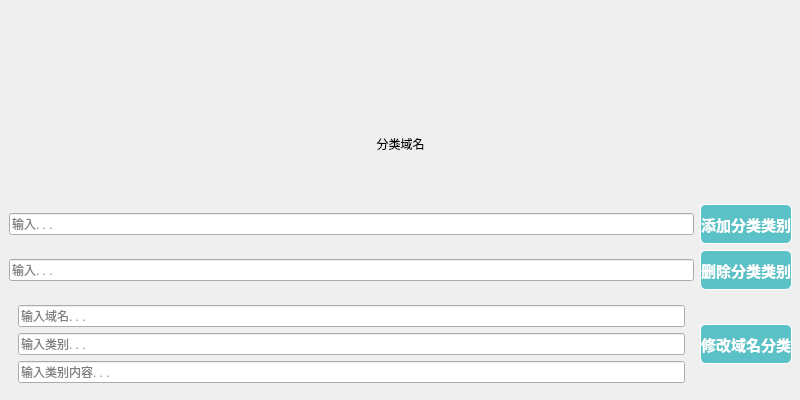
<?xml version="1.0" encoding="UTF-8"?>
<ui version="4.0">
 <class>categorizedialog</class>
 <widget class="QDialog" name="categorizedialog">
  <property name="geometry">
   <rect>
    <x>0</x>
    <y>0</y>
    <width>800</width>
    <height>400</height>
   </rect>
  </property>
  <property name="minimumSize">
   <size>
    <width>800</width>
    <height>400</height>
   </size>
  </property>
  <property name="maximumSize">
   <size>
    <width>800</width>
    <height>400</height>
   </size>
  </property>
  <property name="windowTitle">
   <string>Dialog</string>
  </property>
  <property name="windowIcon">
   <iconset resource="resource.qrc">
    <normaloff>:/images/categorize.png</normaloff>:/images/categorize.png</iconset>
  </property>
  <widget class="QWidget" name="widget" native="true">
   <property name="geometry">
    <rect>
     <x>0</x>
     <y>0</y>
     <width>801</width>
     <height>401</height>
    </rect>
   </property>
   <property name="styleSheet">
    <string notr="true">QWidget#widget
{
	background-image: url(:/images/loginbackground.jpeg);
}</string>
   </property>
   <layout class="QVBoxLayout" name="verticalLayout">
    <item>
     <widget class="Scroll" name="tips" native="true"/>
    </item>
    <item>
     <widget class="QLabel" name="label_25">
      <property name="styleSheet">
       <string notr="true">font: 700 24pt &quot;Microsoft YaHei UI&quot;;</string>
      </property>
      <property name="text">
       <string>分类域名</string>
      </property>
      <property name="alignment">
       <set>Qt::AlignCenter</set>
      </property>
     </widget>
    </item>
    <item>
     <widget class="QWidget" name="widget_2" native="true">
      <layout class="QGridLayout" name="gridLayout">
       <item row="1" column="2">
        <widget class="QPushButton" name="deleteButton">
         <property name="minimumSize">
          <size>
           <width>82</width>
           <height>40</height>
          </size>
         </property>
         <property name="cursor">
          <cursorShape>PointingHandCursor</cursorShape>
         </property>
         <property name="styleSheet">
          <string notr="true">QPushButton {
	border: 0.5px solid white;
	border-radius: 6px;
	background-color: rgb(90, 194, 198);
	min-width: 80px;
	font-family: &quot;Times New Roman&quot;;
	font-size: 11pt;
	font-weight: bold;
	color: white;
}

QPushButton:hover {
	border: 0.5px solid white;
	border-radius: 6px;
	background-color: #1fab89;
	min-width: 80px;
	font-family: &quot;Times New Roman&quot;;
	font-size: 10pt;
	font-weight: bold;
	color: white;
}</string>
         </property>
         <property name="text">
          <string>删除分类类别</string>
         </property>
        </widget>
       </item>
       <item row="1" column="1">
        <widget class="QtMaterialAutoComplete" name="deleteLineEdit">
         <property name="echoMode">
          <enum>QLineEdit::Normal</enum>
         </property>
         <property name="placeholderText">
          <string>输入. . .</string>
         </property>
        </widget>
       </item>
       <item row="0" column="2">
        <widget class="QPushButton" name="addButton">
         <property name="minimumSize">
          <size>
           <width>82</width>
           <height>40</height>
          </size>
         </property>
         <property name="cursor">
          <cursorShape>PointingHandCursor</cursorShape>
         </property>
         <property name="styleSheet">
          <string notr="true">QPushButton {
	border: 0.5px solid white;
	border-radius: 6px;
	background-color: rgb(90, 194, 198);
	min-width: 80px;
	font-family: &quot;Times New Roman&quot;;
	font-size: 11pt;
	font-weight: bold;
	color: white;
}

QPushButton:hover {
	border: 0.5px solid white;
	border-radius: 6px;
	background-color: #1fab89;
	min-width: 80px;
	font-family: &quot;Times New Roman&quot;;
	font-size: 10pt;
	font-weight: bold;
	color: white;
}</string>
         </property>
         <property name="text">
          <string>添加分类类别</string>
         </property>
        </widget>
       </item>
       <item row="2" column="2">
        <widget class="QPushButton" name="changeButton">
         <property name="minimumSize">
          <size>
           <width>82</width>
           <height>40</height>
          </size>
         </property>
         <property name="cursor">
          <cursorShape>PointingHandCursor</cursorShape>
         </property>
         <property name="styleSheet">
          <string notr="true">QPushButton {
	border: 0.5px solid white;
	border-radius: 6px;
	background-color: rgb(90, 194, 198);
	min-width: 80px;
	font-family: &quot;Times New Roman&quot;;
	font-size: 11pt;
	font-weight: bold;
	color: white;
}

QPushButton:hover {
	border: 0.5px solid white;
	border-radius: 6px;
	background-color: #1fab89;
	min-width: 80px;
	font-family: &quot;Times New Roman&quot;;
	font-size: 10pt;
	font-weight: bold;
	color: white;
}</string>
         </property>
         <property name="text">
          <string>修改域名分类</string>
         </property>
        </widget>
       </item>
       <item row="0" column="1">
        <widget class="QtMaterialAutoComplete" name="addLineEdit">
         <property name="echoMode">
          <enum>QLineEdit::Normal</enum>
         </property>
         <property name="placeholderText">
          <string>输入. . .</string>
         </property>
        </widget>
       </item>
       <item row="2" column="1">
        <widget class="QWidget" name="widget_3" native="true">
         <layout class="QVBoxLayout" name="verticalLayout_2">
          <item>
           <widget class="QtMaterialAutoComplete" name="domainLineEdit">
            <property name="echoMode">
             <enum>QLineEdit::Normal</enum>
            </property>
            <property name="placeholderText">
             <string>输入域名. . .</string>
            </property>
           </widget>
          </item>
          <item>
           <widget class="QtMaterialAutoComplete" name="typeLineEdit">
            <property name="echoMode">
             <enum>QLineEdit::Normal</enum>
            </property>
            <property name="placeholderText">
             <string>输入类别. . .</string>
            </property>
           </widget>
          </item>
          <item>
           <widget class="QtMaterialAutoComplete" name="contentLineEdit">
            <property name="echoMode">
             <enum>QLineEdit::Normal</enum>
            </property>
            <property name="placeholderText">
             <string>输入类别内容. . .</string>
            </property>
           </widget>
          </item>
         </layout>
        </widget>
       </item>
      </layout>
     </widget>
    </item>
   </layout>
  </widget>
 </widget>
 <customwidgets>
  <customwidget>
   <class>QtMaterialAutoComplete</class>
   <extends>QLineEdit</extends>
   <header location="global">qtmaterialautocomplete.h</header>
  </customwidget>
  <customwidget>
   <class>Scroll</class>
   <extends>QWidget</extends>
   <header location="global">Scroll.h</header>
   <container>1</container>
  </customwidget>
 </customwidgets>
 <resources>
  <include location="resource.qrc"/>
 </resources>
 <connections/>
</ui>
